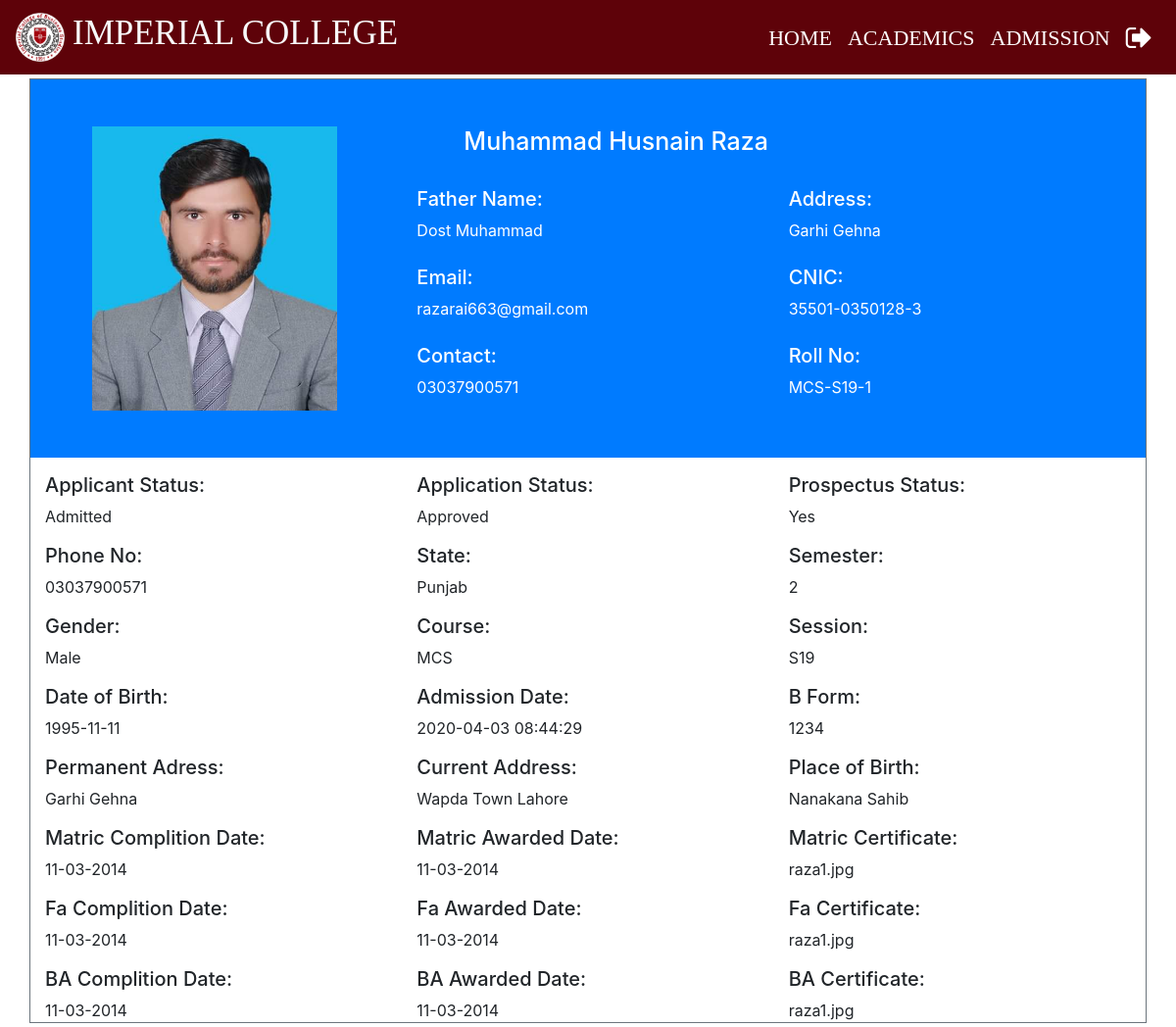
/Admin/display-student.php?roll_no=MCS-S19-1 (signed in), run on the app's committed database.
### tables this page shows
CREATE TABLE `student_info` (
  `roll_no` varchar(20) NOT NULL,
  `first_name` varchar(30) NOT NULL,
  `middle_name` varchar(30) NOT NULL,
  `last_name` varchar(30) NOT NULL,
  `father_name` varchar(30) NOT NULL,
  `email` varchar(30) NOT NULL,
  `mobile_no` varchar(11) NOT NULL,
  `course_code` varchar(11) NOT NULL,
  `session` varchar(10) NOT NULL,
  `profile_image` varchar(100) NOT NULL,
  `prospectus_issued` varchar(10) NOT NULL,
  `prospectus_amount` varchar(10) NOT NULL,
  `form_b` varchar(20) NOT NULL,
  `applicant_status` varchar(20) NOT NULL,
  `application_status` varchar(20) NOT NULL,
  `cnic` varchar(15) NOT NULL,
  `dob` varchar(10) NOT NULL,
  `other_phone` varchar(11) NOT NULL,
  `gender` varchar(10) NOT NULL,
  `permanent_address` varchar(150) NOT NULL,
  `current_address` varchar(150) NOT NULL,
  `place_of_birth` varchar(150) NOT NULL,
  `matric_complition_date` varchar(10) NOT NULL,
  `matric_awarded_date` varchar(10) NOT NULL,
  `matric_certificate` varchar(100) NOT NULL,
  `fa_complition_date` varchar(10) NOT NULL,
  `fa_awarded_date` varchar(10) NOT NULL,
  `fa_certificate` varchar(100) NOT NULL,
  `ba_complition_date` varchar(10) NOT NULL,
  `ba_awarded_date` varchar(10) NOT NULL,
  `ba_certificate` varchar(100) NOT NULL,
  `semester` int(11) NOT NULL,
  `total_marks` int(11) NOT NULL,
  `obtain_marks` int(11) NOT NULL,
  `state` varchar(20) NOT NULL,
  `admission_date` timestamp NOT NULL DEFAULT current_timestamp() ON UPDATE current_timestamp()
);

### Admin/display-student.php (the view, shortened to what this page needs)
<?php
	if ($_SESSION["LoginAdmin"])
	{
		$roll_no=$_GET['roll_no'] ?? $_SESSION['LoginStudent'];
	}
	require_once "../connection/connection.php";
	?>
<!doctype html>
<html lang="en">
	<head>
	</head>
	<body>
		<?php include('../common/common-header.php') ?>
	<?php
	$query="select * from student_info where roll_no='$roll_no'";
	$run=mysqli_query($con,$query);
	while ($row=mysqli_fetch_array($run)) {
		?>
		<div class="container  mt-1 border border-secondary mb-1">
			<div class="row text-white bg-primary pt-5">
				<div class="col-md-4">
					<?php  $profile_image= $row["profile_image"] ?>
					<img class="ml-5 mb-5" height='290px' width='250px' src=<?php echo "images/$profile_image"  ?> >
				</div>
				<div class="col-md-8">
					<h3 class="ml-5"><?php echo $row['first_name']." ".$row['middle_name']." ".$row['last_name'] ?></h3><br>
					<div class="row">
						<div class="col-md-6">
							<h5>Father Name:</h5> <?php echo $row['father_name']  ?><br><br>
							<h5>Email:</h5> <?php echo $row['email']  ?><br><br>
							<h5>Contact:</h5> <?php echo $row['mobile_no']  ?><br><br>
						</div>
						<div class="col-md-6">
							<h5>Address:</h5> <?php echo $row['permanent_address']  ?><br><br>
							<h5>CNIC:</h5> <?php echo $row['cnic']  ?><br><br>
							<h5>Roll No:</h5> <?php echo $row['roll_no']  ?><br><br>
						</div>
					</div>
				</div>
			</div>
			<div class="row pt-3">
				<div class="col-md-4"><h5>Applicant Status:</h5> <?php echo $row['applicant_status']  ?></div>
				<div class="col-md-4"><h5>Application Status:</h5> <?php echo $row['application_status']  ?></div>
				<div class="col-md-4"><h5>Prospectus Status:</h5> <?php echo $row['prospectus_issued']  ?></div>
			</div>
			<div class="row pt-3">
				<div class="col-md-4"><h5>Phone No:</h5> <?php echo $row['mobile_no']  ?></div>
				<div class="col-md-4"><h5>State:</h5> <?php echo $row['state']  ?></div>
				<div class="col-md-4"><h5>Semester:</h5> <?php echo $row['semester']  ?></div>
			</div>
			<div class="row pt-3">
				<div class="col-md-4"><h5>Gender:</h5> <?php echo $row['gender']  ?></div>
				<div class="col-md-4"><h5>Course:</h5> <?php echo $row['course_code']  ?></div>
				<div class="col-md-4"><h5>Session:</h5> <?php echo $row['session']  ?></div>
			</div>
			<div class="row pt-3">
				<div class="col-md-4"><h5>Date of Birth:</h5> <?php echo $row['dob']  ?></div>
				<div class="col-md-4"><h5>Admission Date:</h5> <?php echo $row['admission_date']  ?></div>
				<div class="col-md-4"><h5>B Form:</h5> <?php echo $row['form_b']  ?></div>
			</div>
			<div class="row pt-3">
				<div class="col-md-4"><h5>Permanent Adress:</h5> <?php echo $row['permanent_address']  ?></div>
				<div class="col-md-4"><h5>Current Address:</h5> <?php echo $row['current_address']  ?></div>
				<div class="col-md-4"><h5>Place of Birth:</h5> <?php echo $row['place_of_birth']  ?></div>
			</div>
			<div class="row pt-3">
				<div class="col-md-4"><h5>Matric Complition Date:</h5> <?php echo $row['matric_complition_date']  ?></div>
				<div class="col-md-4"><h5>Matric Awarded Date:</h5> <?php echo $row['matric_awarded_date']  ?></div>
				<div class="col-md-4"><h5>Matric Certificate:</h5> <?php echo $row['matric_certificate']  ?></div>
			</div>
			<div class="row pt-3">
				<div class="col-md-4"><h5>Fa Complition Date:</h5> <?php echo $row['fa_complition_date']  ?></div>
				<div class="col-md-4"><h5>Fa Awarded Date:</h5> <?php echo $row['fa_awarded_date']  ?></div>
				<div class="col-md-4"><h5>Fa Certificate:</h5> <?php echo $row['fa_certificate']  ?></div>
			</div>
			<div class="row pt-3">
				<div class="col-md-4"><h5>BA Complition Date:</h5> <?php echo $row['ba_complition_date']  ?></div>
				<div class="col-md-4"><h5>BA Awarded Date:</h5> <?php echo $row['ba_awarded_date']  ?></div>
				<div class="col-md-4"><h5>BA Certificate:</h5> <?php echo $row['ba_certificate']  ?></div>
			</div>
		</div>
	<?php } ?>
</body>
</html>

### Css/footer.css (style rules this page uses)
.footer-top h2,h3 { color: #fff; }

### Css/style.css (style rules this page uses)
h3 { font-size: 25px; }

### data on the page
student_info: profile_image (picture), first_name "Muhammad", middle_name "Husnain", last_name "Raza", father_name "Dost Muhammad", email "razarai663@gmail.com", mobile_no "03037900571", permanent_address "Garhi Gehna", cnic "35501-0350128-3", roll_no "MCS-S19-1", applicant_status "Admitted", application_status "Approved", prospectus_issued "Yes", state "Punjab", semester "2", gender "Male", course_code "MCS", session "S19", dob "1995-11-11", admission_date "2020-04-03 08:44:29", form_b "1234", current_address "Wapda Town Lahore", place_of_birth "Nanakana Sahib", matric_complition_date "11-03-2014", matric_awarded_date "11-03-2014", matric_certificate "raza1.jpg", fa_complition_date "11-03-2014", fa_awarded_date "11-03-2014", fa_certificate "raza1.jpg", ba_complition_date "11-03-2014", ba_awarded_date "11-03-2014", ba_certificate "raza1.jpg"
